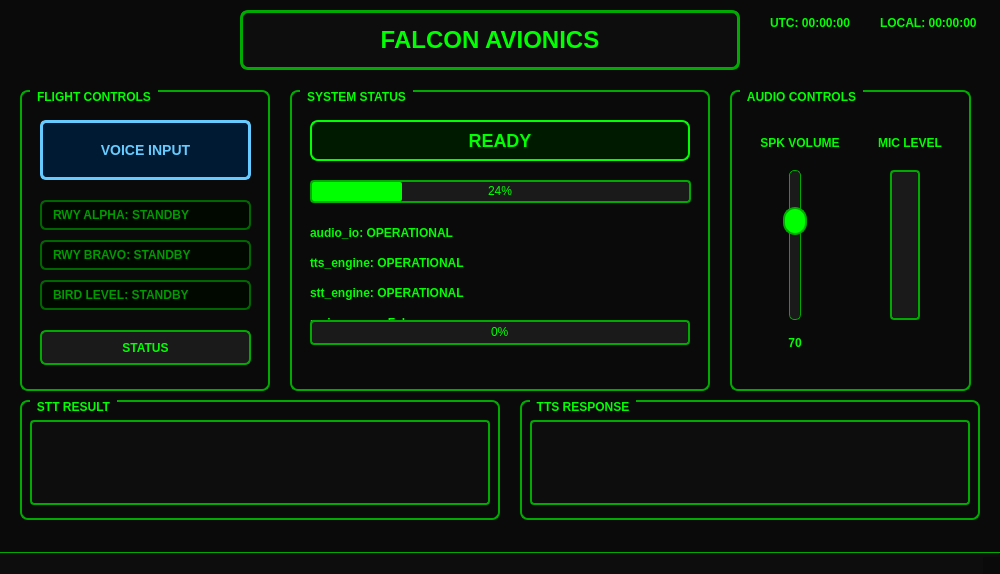
<?xml version="1.0" encoding="UTF-8"?>
<ui version="4.0">
 <class>PilotInterface</class>
 <widget class="QMainWindow" name="PilotInterface">
  <property name="geometry">
   <rect>
    <x>0</x>
    <y>0</y>
    <width>1000</width>
    <height>574</height>
   </rect>
  </property>
  <property name="windowTitle">
   <string>FALCON Pilot Interface - Avionics Style</string>
  </property>
  <property name="styleSheet">
   <string notr="true">QMainWindow {
    background-color: #0a0a0a;
    color: #00ff00;
}

QWidget {
    background-color: #0a0a0a;
    color: #00ff00;
    font-family: &quot;Courier New&quot;, monospace;
}

QLabel {
    color: #00ff00;
    font-weight: bold;
}

QLabel#time_utc, QLabel#time_local {
    color: #00ff00;
    font-size: 12px;
    font-weight: bold;
}

QLabel#title {
    color: #00ff00;
    font-size: 24px;
    font-weight: bold;
    background-color: #0d0d0d;
    border: 3px solid #00aa00;
    border-radius: 8px;
    padding: 8px;
}

QLabel#main_status {
    color: #00ff00;
    font-size: 18px;
    font-weight: bold;
    background-color: #001a00;
    border: 2px solid #00ff00;
    border-radius: 8px;
    padding: 8px;
}

QPushButton {
    background-color: #1a1a1a;
    color: #00ff00;
    border: 2px solid #00aa00;
    border-radius: 6px;
    padding: 8px;
    font-weight: bold;
    font-size: 12px;
}

QPushButton:hover {
    background-color: #2a2a2a;
    border-color: #00ff00;
    color: #66ff66;
}

QPushButton:pressed {
    background-color: #0d0d0d;
    border-color: #00ff00;
}

QPushButton#voice_button {
    background-color: #001a33;
    border: 3px solid #66ccff;
    color: #66ccff;
    font-size: 16px;
    font-weight: bold;
}

QPushButton#voice_button:hover {
    background-color: #002244;
    border-color: #88ddff;
}

QPushButton#runway_button {
    background-color: #001a33;
    border: 2px solid #66ccff;
    color: #66ccff;
}

QPushButton#bird_button {
    background-color: #331a00;
    border: 2px solid #ffcc66;
    color: #ffcc66;
}

QGroupBox {
    color: #00ff00;
    border: 2px solid #00aa00;
    border-radius: 8px;
    margin-top: 1ex;
    font-weight: bold;
}

QGroupBox::title {
    subcontrol-origin: margin;
    left: 10px;
    padding: 0 5px 0 5px;
}

QTextEdit#stt_result, QTextEdit#tts_response {
    background-color: #0d0d0d;
    color: #00ff00;
    border: 2px solid #00aa00;
    border-radius: 4px;
    padding: 4px;
    font-family: &quot;Courier New&quot;, monospace;
    font-size: 11px;
    selection-background-color: #004400;
}

QProgressBar {
    border: 2px solid #00aa00;
    border-radius: 4px;
    text-align: center;
    background-color: #1a1a1a;
    color: #00ff00;
}

QProgressBar::chunk {
    background-color: #00ff00;
    border-radius: 2px;
}

QSlider::groove:vertical {
    background: #1a1a1a;
    width: 10px;
    border-radius: 5px;
    border: 1px solid #00aa00;
}

QSlider::handle:vertical {
    background: #00ff00;
    border: 2px solid #00aa00;
    height: 24px;
    border-radius: 12px;
    margin: 0 -7px;
}

QStatusBar {
    background-color: #0d0d0d;
    color: #00ff00;
    border-top: 1px solid #00aa00;
}

</string>
  </property>
  <widget class="QWidget" name="centralwidget">
   <widget class="QLabel" name="title">
    <property name="geometry">
     <rect>
      <x>240</x>
      <y>10</y>
      <width>500</width>
      <height>60</height>
     </rect>
    </property>
    <property name="text">
     <string>FALCON AVIONICS</string>
    </property>
    <property name="alignment">
     <set>Qt::AlignCenter</set>
    </property>
   </widget>
   <widget class="QLabel" name="time_utc">
    <property name="geometry">
     <rect>
      <x>770</x>
      <y>10</y>
      <width>111</width>
      <height>25</height>
     </rect>
    </property>
    <property name="text">
     <string>UTC: 00:00:00</string>
    </property>
   </widget>
   <widget class="QLabel" name="time_local">
    <property name="geometry">
     <rect>
      <x>880</x>
      <y>10</y>
      <width>121</width>
      <height>25</height>
     </rect>
    </property>
    <property name="text">
     <string>LOCAL: 00:00:00</string>
    </property>
   </widget>
   <widget class="QGroupBox" name="group_flight_controls">
    <property name="geometry">
     <rect>
      <x>20</x>
      <y>90</y>
      <width>250</width>
      <height>301</height>
     </rect>
    </property>
    <property name="title">
     <string>FLIGHT CONTROLS</string>
    </property>
   </widget>
   <widget class="QPushButton" name="voice_button">
    <property name="geometry">
     <rect>
      <x>40</x>
      <y>120</y>
      <width>211</width>
      <height>60</height>
     </rect>
    </property>
    <property name="styleSheet">
     <string notr="true">QPushButton {
    background-color: #001a33;
    border: 3px solid #66ccff;
    color: #66ccff;
    font-size: 14px;
    font-weight: bold;
    font-family: &quot;Courier New&quot;, monospace;
    border-radius: 6px;
    padding: 8px;
}

QPushButton:hover {
    background-color: #002244;
    border-color: #88ddff;
    color: #88ddff;
}

QPushButton:pressed {
    background-color: #0d1a26;
    border-color: #66ccff;
}</string>
    </property>
    <property name="text">
     <string>VOICE INPUT</string>
    </property>
   </widget>
   <widget class="QLabel" name="status_runway_a">
    <property name="geometry">
     <rect>
      <x>40</x>
      <y>200</y>
      <width>211</width>
      <height>30</height>
     </rect>
    </property>
    <property name="styleSheet">
     <string notr="true">QLabel {
    color: #009900;
    font-weight: bold;
    background-color: #000800;
    border: 2px solid #006600;
    border-radius: 6px;
    padding: 8px;
    font-family: &quot;Courier New&quot;, monospace;
}</string>
    </property>
    <property name="text">
     <string>RWY ALPHA: STANDBY</string>
    </property>
   </widget>
   <widget class="QLabel" name="status_runway_b">
    <property name="geometry">
     <rect>
      <x>40</x>
      <y>240</y>
      <width>211</width>
      <height>30</height>
     </rect>
    </property>
    <property name="styleSheet">
     <string notr="true">QLabel {
    color: #009900;
    font-weight: bold;
    background-color: #000800;
    border: 2px solid #006600;
    border-radius: 6px;
    padding: 8px;
    font-family: &quot;Courier New&quot;, monospace;
}</string>
    </property>
    <property name="text">
     <string>RWY BRAVO: STANDBY</string>
    </property>
   </widget>
   <widget class="QLabel" name="status_bird_risk">
    <property name="geometry">
     <rect>
      <x>40</x>
      <y>280</y>
      <width>211</width>
      <height>30</height>
     </rect>
    </property>
    <property name="styleSheet">
     <string notr="true">QLabel {
    color: #009900;
    font-weight: bold;
    background-color: #000800;
    border: 2px solid #006600;
    border-radius: 6px;
    padding: 8px;
    font-family: &quot;Courier New&quot;, monospace;
}</string>
    </property>
    <property name="text">
     <string>BIRD LEVEL: STANDBY</string>
    </property>
   </widget>
   <widget class="QPushButton" name="btn_status">
    <property name="geometry">
     <rect>
      <x>40</x>
      <y>330</y>
      <width>211</width>
      <height>35</height>
     </rect>
    </property>
    <property name="text">
     <string>STATUS</string>
    </property>
   </widget>
   <widget class="QGroupBox" name="group_system_status">
    <property name="geometry">
     <rect>
      <x>290</x>
      <y>90</y>
      <width>420</width>
      <height>301</height>
     </rect>
    </property>
    <property name="title">
     <string>SYSTEM STATUS</string>
    </property>
    <widget class="QLabel" name="status_main_server">
     <property name="geometry">
      <rect>
       <x>20</x>
       <y>220</y>
       <width>361</width>
       <height>25</height>
      </rect>
     </property>
     <property name="text">
      <string>main_server: False</string>
     </property>
    </widget>
    <widget class="QLabel" name="status_stt_engine">
     <property name="geometry">
      <rect>
       <x>20</x>
       <y>190</y>
       <width>361</width>
       <height>25</height>
      </rect>
     </property>
     <property name="text">
      <string>stt_engine: OPERATIONAL</string>
     </property>
    </widget>
    <widget class="QProgressBar" name="progressBar_voice">
     <property name="geometry">
      <rect>
       <x>20</x>
       <y>90</y>
       <width>381</width>
       <height>23</height>
      </rect>
     </property>
     <property name="value">
      <number>24</number>
     </property>
    </widget>
   </widget>
   <widget class="QLabel" name="main_status">
    <property name="geometry">
     <rect>
      <x>310</x>
      <y>120</y>
      <width>380</width>
      <height>41</height>
     </rect>
    </property>
    <property name="text">
     <string>READY</string>
    </property>
    <property name="alignment">
     <set>Qt::AlignCenter</set>
    </property>
   </widget>
   <widget class="QLabel" name="status_audio_io">
    <property name="geometry">
     <rect>
      <x>310</x>
      <y>220</y>
      <width>371</width>
      <height>25</height>
     </rect>
    </property>
    <property name="text">
     <string>audio_io: OPERATIONAL</string>
    </property>
   </widget>
   <widget class="QLabel" name="status_tts_engine">
    <property name="geometry">
     <rect>
      <x>310</x>
      <y>250</y>
      <width>371</width>
      <height>25</height>
     </rect>
    </property>
    <property name="text">
     <string>tts_engine: OPERATIONAL</string>
    </property>
   </widget>
   <widget class="QProgressBar" name="progress_voice">
    <property name="geometry">
     <rect>
      <x>310</x>
      <y>320</y>
      <width>380</width>
      <height>25</height>
     </rect>
    </property>
    <property name="visible">
     <bool>false</bool>
    </property>
    <property name="value">
     <number>0</number>
    </property>
   </widget>
   <widget class="QGroupBox" name="group_audio_controls">
    <property name="geometry">
     <rect>
      <x>730</x>
      <y>90</y>
      <width>241</width>
      <height>301</height>
     </rect>
    </property>
    <property name="title">
     <string>AUDIO CONTROLS</string>
    </property>
   </widget>
   <widget class="QLabel" name="label_spk_volume">
    <property name="geometry">
     <rect>
      <x>750</x>
      <y>130</y>
      <width>100</width>
      <height>25</height>
     </rect>
    </property>
    <property name="text">
     <string>SPK VOLUME</string>
    </property>
    <property name="alignment">
     <set>Qt::AlignCenter</set>
    </property>
   </widget>
   <widget class="QSlider" name="slider_tts_volume">
    <property name="geometry">
     <rect>
      <x>780</x>
      <y>170</y>
      <width>30</width>
      <height>150</height>
     </rect>
    </property>
    <property name="minimum">
     <number>0</number>
    </property>
    <property name="maximum">
     <number>100</number>
    </property>
    <property name="value">
     <number>70</number>
    </property>
    <property name="orientation">
     <enum>Qt::Vertical</enum>
    </property>
   </widget>
   <widget class="QLabel" name="label_tts_value">
    <property name="geometry">
     <rect>
      <x>770</x>
      <y>330</y>
      <width>50</width>
      <height>25</height>
     </rect>
    </property>
    <property name="text">
     <string>70</string>
    </property>
    <property name="alignment">
     <set>Qt::AlignCenter</set>
    </property>
   </widget>
   <widget class="QLabel" name="label_mic_level">
    <property name="geometry">
     <rect>
      <x>860</x>
      <y>130</y>
      <width>100</width>
      <height>25</height>
     </rect>
    </property>
    <property name="text">
     <string>MIC LEVEL</string>
    </property>
    <property name="alignment">
     <set>Qt::AlignCenter</set>
    </property>
   </widget>
   <widget class="QProgressBar" name="progress_mic_level">
    <property name="geometry">
     <rect>
      <x>890</x>
      <y>170</y>
      <width>30</width>
      <height>150</height>
     </rect>
    </property>
    <property name="minimum">
     <number>0</number>
    </property>
    <property name="maximum">
     <number>100</number>
    </property>
    <property name="value">
     <number>0</number>
    </property>
    <property name="textVisible">
     <bool>false</bool>
    </property>
    <property name="orientation">
     <enum>Qt::Vertical</enum>
    </property>
   </widget>
   <widget class="QGroupBox" name="group_stt_result">
    <property name="geometry">
     <rect>
      <x>20</x>
      <y>400</y>
      <width>480</width>
      <height>120</height>
     </rect>
    </property>
    <property name="title">
     <string>STT RESULT</string>
    </property>
    <widget class="QTextEdit" name="stt_result">
     <property name="geometry">
      <rect>
       <x>10</x>
       <y>20</y>
       <width>460</width>
       <height>85</height>
      </rect>
     </property>
     <property name="readOnly">
      <bool>true</bool>
     </property>
     <property name="placeholderText">
      <string></string>
     </property>
    </widget>
   </widget>
   <widget class="QGroupBox" name="group_tts_response">
    <property name="geometry">
     <rect>
      <x>520</x>
      <y>400</y>
      <width>460</width>
      <height>120</height>
     </rect>
    </property>
    <property name="title">
     <string>TTS RESPONSE</string>
    </property>
    <widget class="QTextEdit" name="tts_response">
     <property name="geometry">
      <rect>
       <x>10</x>
       <y>20</y>
       <width>440</width>
       <height>85</height>
      </rect>
     </property>
     <property name="readOnly">
      <bool>true</bool>
     </property>
     <property name="placeholderText">
      <string></string>
     </property>
    </widget>
   </widget>
  </widget>
  <widget class="QMenuBar" name="menubar">
   <property name="geometry">
    <rect>
     <x>0</x>
     <y>0</y>
     <width>1000</width>
     <height>23</height>
    </rect>
   </property>
  </widget>
  <widget class="QStatusBar" name="statusbar"/>
 </widget>
 <resources/>
 <connections/>
</ui>
